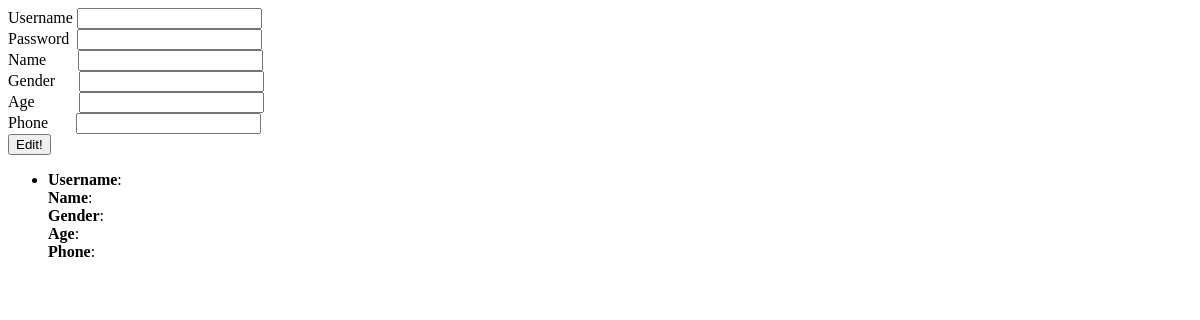
The app's page /library/user/4/edit, older data.
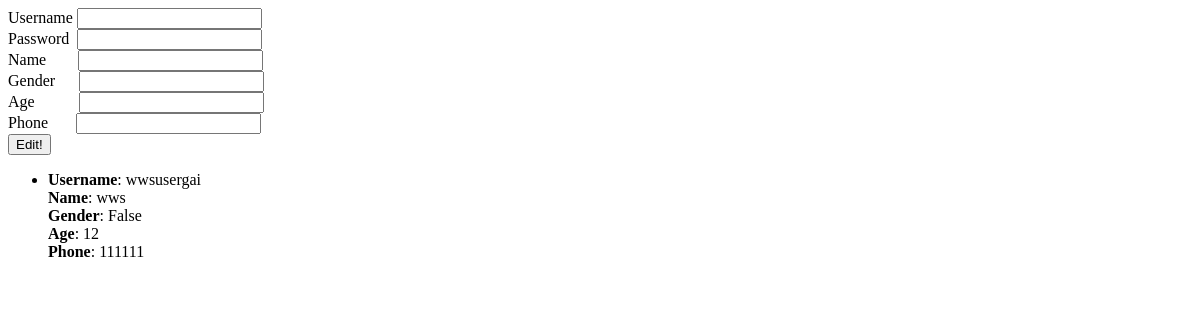
The same page, newer data.
### Library/models.py (models this page shows)
class User(models.Model):
    user_username = models.CharField(max_length=16)
    user_password = models.CharField(max_length=100)
    user_name = models.CharField(max_length=16)
    user_gender = models.BooleanField(default=True)  # True = Male, False = Female
    user_age = models.IntegerField()
    user_phone = models.CharField(max_length=11)
    is_delete = models.BooleanField(default=False)

### Library/views.py (the view, shortened to what this page needs)
# urls.py: path('user/<int:id>/edit', views.user_edit, name='user_edit'),
def user_edit(request, id):
    user = User.objects.filter(id=id)
    user = user.first()
    if request.method == "GET":
        data = {
            "id": id,
            "user": user,
        }
        return render(request, 'user_edit.html', context=data)

### Library/templates/user_edit.html (shortened to what this page needs)
<!DOCTYPE html>
<html lang="en">
<head>
</head>
<body>
<form action="{% url 'library:user_edit' id=id %}" method="post" enctype="multipart/form-data">{% csrf_token %}
    <div class="form-group">
        <label for="username">Username</label>
        <input type="text" name="username" class="form-control" id="username">
    </div>
    <div class="form-group">
        <label for="password">Password&nbsp</label>
        <input type="text" name="password" class="form-control" id="password">
    </div>
    <div class="form-group">
        <label for="name">Name&nbsp&nbsp&nbsp&nbsp&nbsp&nbsp&nbsp</label>
        <input type="text" name="name" class="form-control" id="name">
    </div>
    <div class="form-group">
        <label for="gender">Gender&nbsp&nbsp&nbsp&nbsp&nbsp</label>
        <input type="text" name="gender" class="form-control" id="gender">
    </div>
    <div class="form-group">
        <label for="age">Age&nbsp&nbsp&nbsp&nbsp&nbsp&nbsp&nbsp&nbsp&nbsp&nbsp</label>
        <input type="text" name="age" class="form-control" id="age">
    </div>
    <div class="form-group">
        <label for="phone">Phone&nbsp&nbsp&nbsp&nbsp&nbsp&nbsp</label>
        <input type="text" name="phone" class="form-control" id="phone">
        <br/>
        <button type="submit">Edit!</button>
    </div>
</form>
<ul>
        <li><strong>Username</strong>: {{ user.user_username }}&nbsp&nbsp&nbsp&nbsp<br/>
            <strong>Name</strong>: {{ user.user_name }}<br/>
            <strong>Gender</strong>: {{ user.user_gender }}<br/>
            <strong>Age</strong>: {{ user.user_age }}<br/>
            <strong>Phone</strong>: {{ user.user_phone }}<br/><br/>
        </li>
</ul>
</body>
</html>

Row changes from the older to the newer data that the page shows:
added User: user_username "wwsusergai", user_name "wws", user_gender "False", user_age "12", user_phone "111111"
